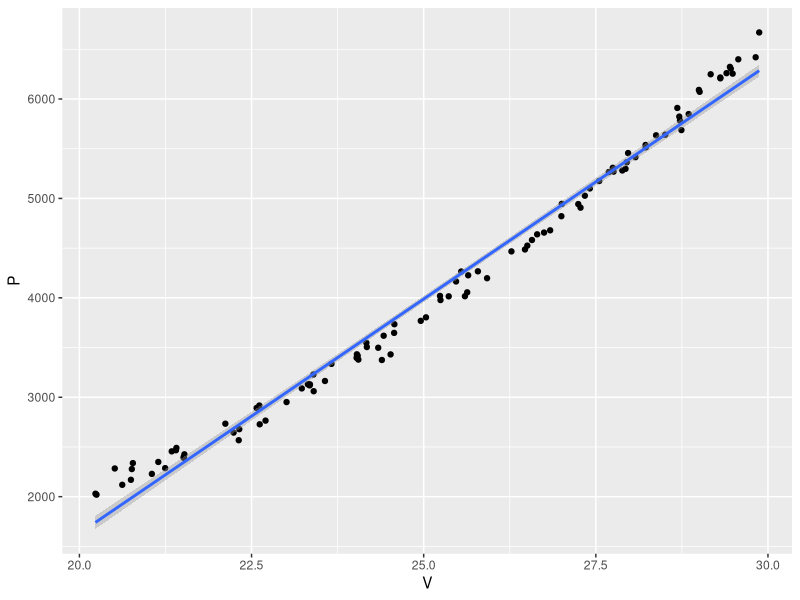
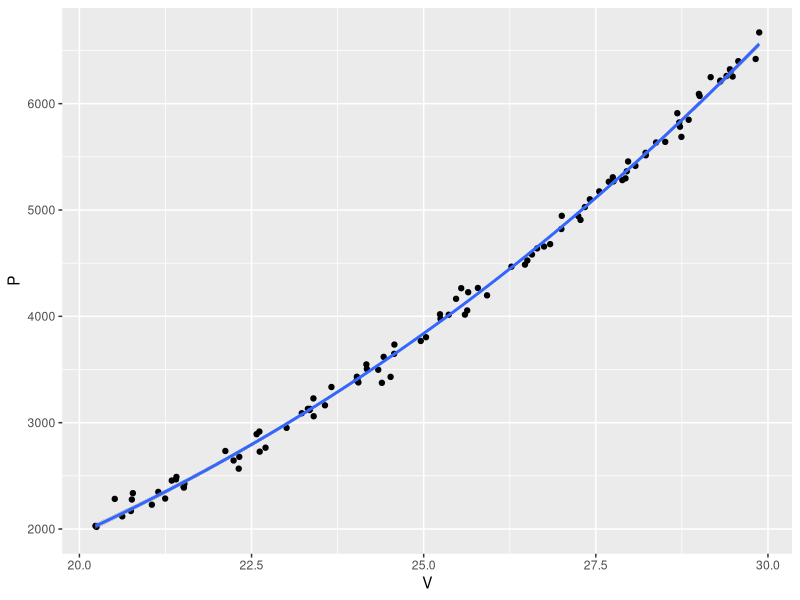
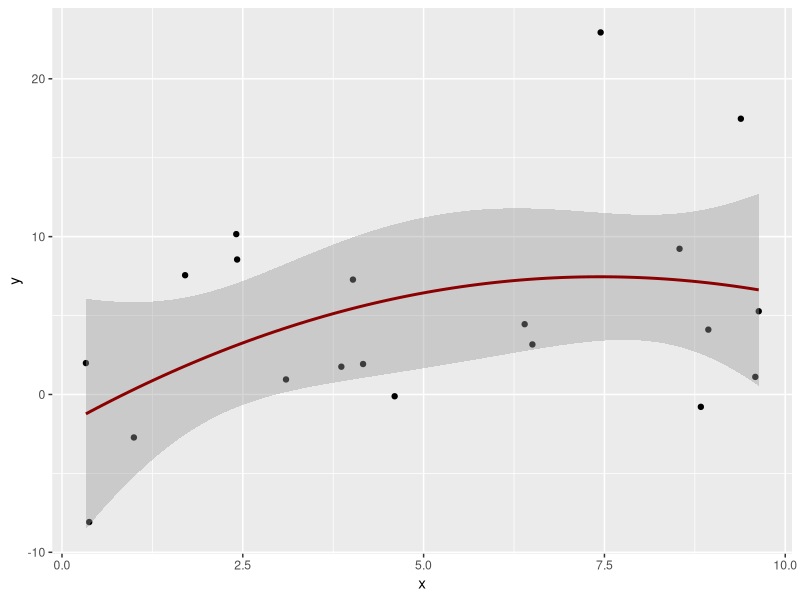
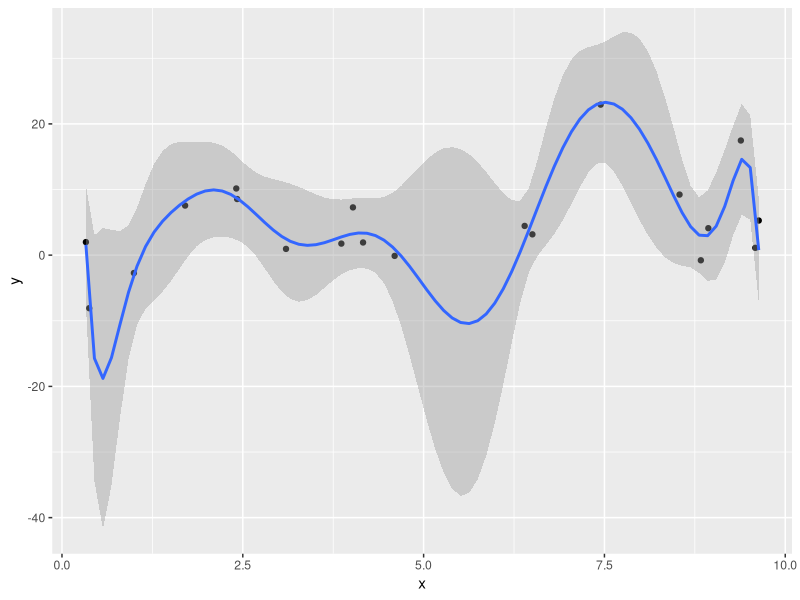
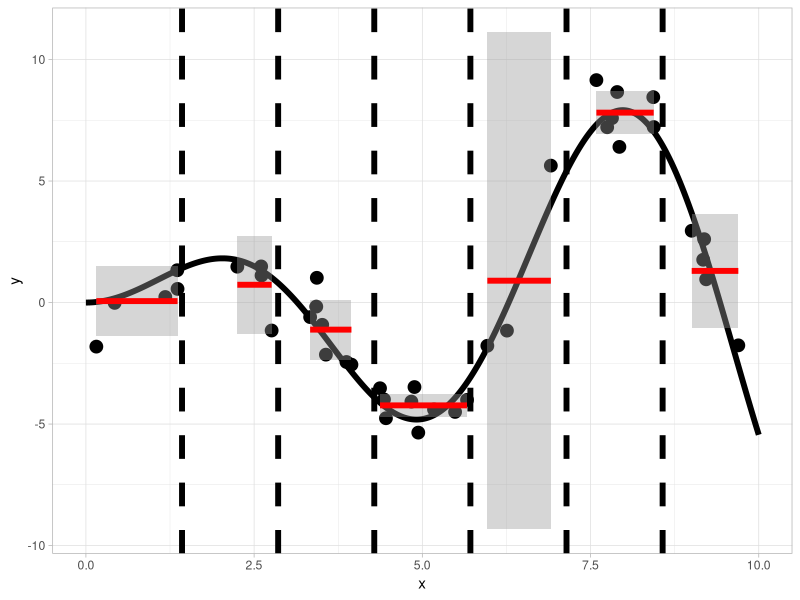
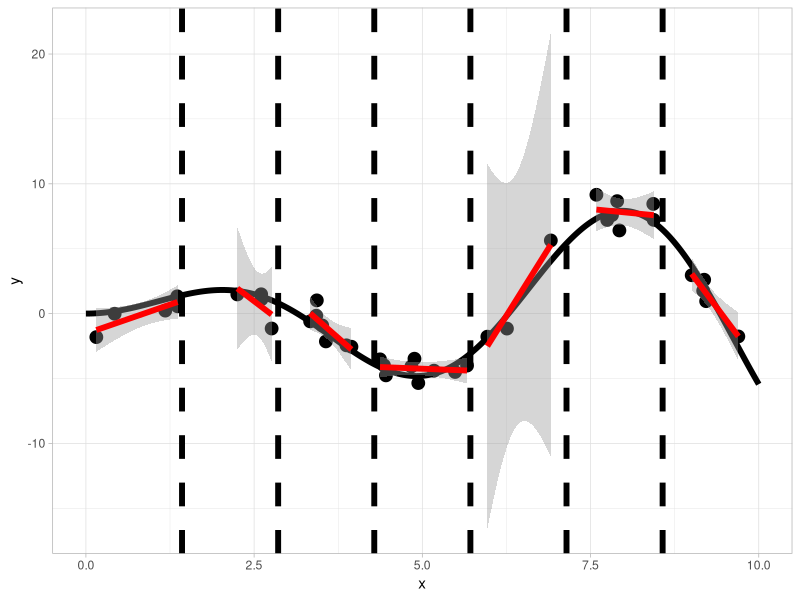
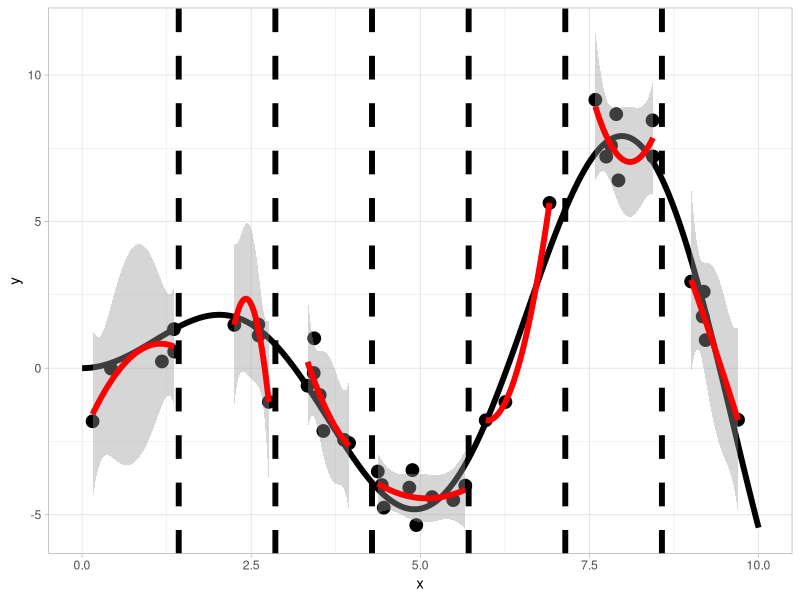
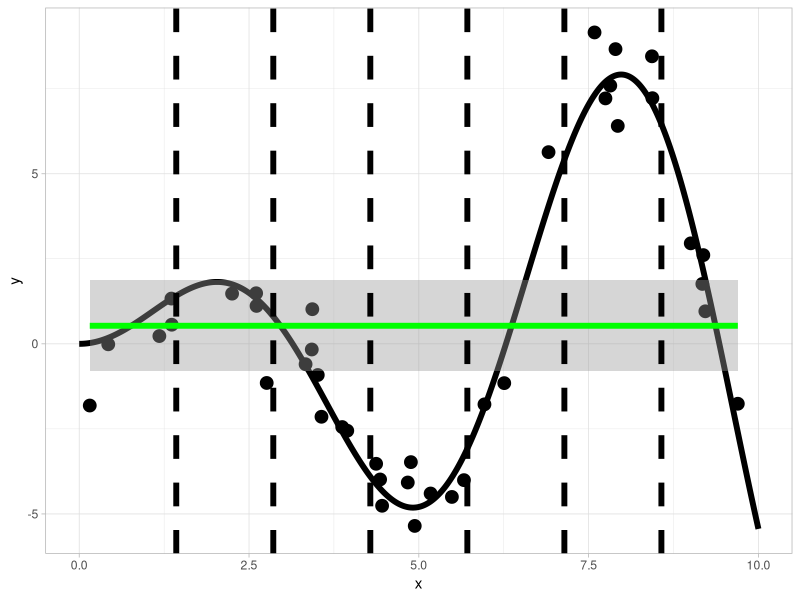

Generate these figures, in order, with R:
## ---- chunk 1
knitr::opts_chunk$set(echo = TRUE, fig.path="imgs/")
library(tidyverse)
library(splines)
## ---- chunk 2
power <- read_csv("power.csv")
ggplot(power, aes(V, P)) + geom_point() + geom_smooth(method = "lm", se = TRUE)
## ---- chunk 3
ggplot(power, aes(V, P)) + geom_point() + geom_smooth(method = "glm", formula = y ~ I(x^3), se = TRUE)
## ---- chunk 4
data <- tibble(
  x = runif(20, 0, 10),
  y = 0.1*x^2 + rnorm(20, 0, 8)
)
ggplot(data, aes(x, y)) + geom_point() + geom_smooth(method = "glm", formula = y ~ poly(x, degree = 2), se = TRUE, color = "darkred")
ggplot(data, aes(x, y)) + geom_point() + geom_smooth(method = "glm", formula = y ~ poly(x, degree = 13), se = TRUE)
## ---- chunk 5
wezly <- 6
wezel <- 10 / (wezly + 1) * (1:wezly)
prawda <- data.frame(a=seq(0, 10, by = 0.01), b = seq(0,10,by=0.01) * sin(seq(0, 10, by = 0.01)))
set.seed(33)
x <- runif(40, 0, 10)
gr <- c()
for(i in 1:40){
  gr<-c(gr, sum(x[i] > wezel))
}
dane <- data.frame(x = x, y = x * sin(x) + rnorm(40,0,1), gr = gr)

c(0, 1, 2) %>% walk(~ {
  if(.x == 0) {
    formu <- as.formula("y~1")
  }
  else {
    formu <- as.formula(paste0("y~poly(x, ", .x, ")"))
  }
  
  plot(ggplot(dane, aes(x = x,y = y,group = gr)) + geom_point(cex = 4) +
         geom_line(data = prawda, aes(group = 1, x = a,y = b), lwd = 2) +
         theme_light() + stat_smooth(method = "lm", formula = formu, col = "red", se = TRUE, lwd = 2) + geom_vline(xintercept = wezel, lty = 2,lwd = 2))
})
## ---- chunk 6
wezly <- 6
wezel <- 10 / (wezly + 1) * (1:wezly)
prawda <- data.frame(a=seq(0, 10, by = 0.01), b = seq(0,10,by=0.01) * sin(seq(0, 10, by = 0.01)))
set.seed(33)
x <- runif(40, 0, 10)
gr <- c()
for(i in 1:40){
  gr<-c(gr, sum(x[i] > wezel))
}
dane <- data.frame(x = x, y = x * sin(x) + rnorm(40,0,1), gr = gr)

c(0, 1, 2, 3, 4) %>% walk(~ {
  if(.x == 0) {
    formu <- as.formula("y~1")
  }
  else {
    formu <- as.formula(paste0("y~bs(x, degree = ", .x, ", knots = wezel)"))
  }
  
  plot(ggplot(dane, aes(x = x,y = y)) + geom_point(cex = 4) +
         geom_line(data = prawda, aes(group = 1, x = a,y = b), lwd = 2) +
         theme_light() + stat_smooth(method = "lm", formula = formu, col = "green", se = TRUE, lwd = 2) + geom_vline(xintercept = wezel, lty = 2,lwd = 2))
})
## ---- chunk 7
wezly <- 6
wezel <- 10 / (wezly + 1) * (1:wezly)
prawda <- data.frame(a=seq(0, 10, by = 0.01), b = seq(0,10,by=0.01) * sin(seq(0, 10, by = 0.01)))
set.seed(33)
x <- runif(40, 0, 10)
gr <- c()
for(i in 1:40){
  gr<-c(gr, sum(x[i] > wezel))
}
dane <- data.frame(x = x, y = x * sin(x) + rnorm(40,0,1), gr = gr)
formu_cs <- as.formula("y~bs(x, degree = 3, knots = wezel)")
formu_ncs <- as.formula("y~ns(x,Boundary.knots=wezel[c(1,length(wezel))],knots=wezel[-c(1,length(wezel))])")

plot(ggplot(dane, aes(x = x,y = y)) + geom_point(cex = 4) +
       geom_line(data = prawda, aes(group = 1, x = a,y = b), lwd = 2) +
       theme_light() +
       stat_smooth(method = "lm", formula = formu_cs, col = "green", se = TRUE, lwd = 2) +
       stat_smooth(method = "lm", formula = formu_ncs, col = "red", se = TRUE, lwd = 2) +
       geom_vline(xintercept = wezel, lty = 2,lwd = 2) +
       geom_rect(aes(xmin = -Inf, xmax = wezel[1], ymin = -Inf, ymax = Inf), alpha = 0.008, fill = "yellow") +
       geom_rect(aes(xmin = wezel[length(wezel)], xmax = Inf, ymin = -Inf, ymax = Inf), alpha = 0.008, fill = "yellow"))
## ---- chunk 8
wezly <- 6
wezel <- 10 / (wezly + 1) * (1:wezly)
prawda <- data.frame(a=seq(0, 10, by = 0.01), b = seq(0,10,by=0.01) * sin(seq(0, 10, by = 0.01)))
set.seed(33)
x <- runif(40, 0, 10)
gr <- c()
for(i in 1:40){
  gr<-c(gr, sum(x[i] > wezel))
}
dane <- data.frame(x = x, y = x * sin(x) + rnorm(40,0,1), gr = gr)

c(1.5, 3, 10, 30) %>% walk(~ {
  dane1 <- data.frame(x = x,y = predict(smooth.spline(x, y = dane$y, df = .x),x)$y)

plot(ggplot(dane, aes(x = x,y = y)) + geom_point(cex = 4) +
       geom_line(data = prawda, aes(group = 1, x = a,y = b), lwd = 2) +
       theme_light() +
       geom_line(data = dane1, aes(x = x, y = y, group = 1), col = "purple" ,lwd = 2))
})
## ---- chunk 9
wezly <- 6
wezel <- 10 / (wezly + 1) * (1:wezly)
prawda <- data.frame(a=seq(0, 10, by = 0.01), b = seq(0,10,by=0.01) * sin(seq(0, 10, by = 0.01)))
set.seed(33)
x <- runif(40, 0, 10)
gr <- c()
for(i in 1:40){
  gr<-c(gr, sum(x[i] > wezel))
}
dane <- data.frame(x = x, y = x * sin(x) + rnorm(40, 0, 1), gr = gr)

c(0.1, 0.5, 1) %>% walk(~ {
  dane1 <- data.frame(x = x,y = predict(smooth.spline(x, y = dane$y, df = .x),x)$y)

plot(ggplot(dane, aes(x = x,y = y)) + geom_point(cex = 4) +
       geom_line(data = prawda, aes(group = 1, x = a,y = b), lwd = 2) +
       theme_light() +
       stat_smooth(col = "darkgreen", se = TRUE, lwd = 2, span = .x))
})
